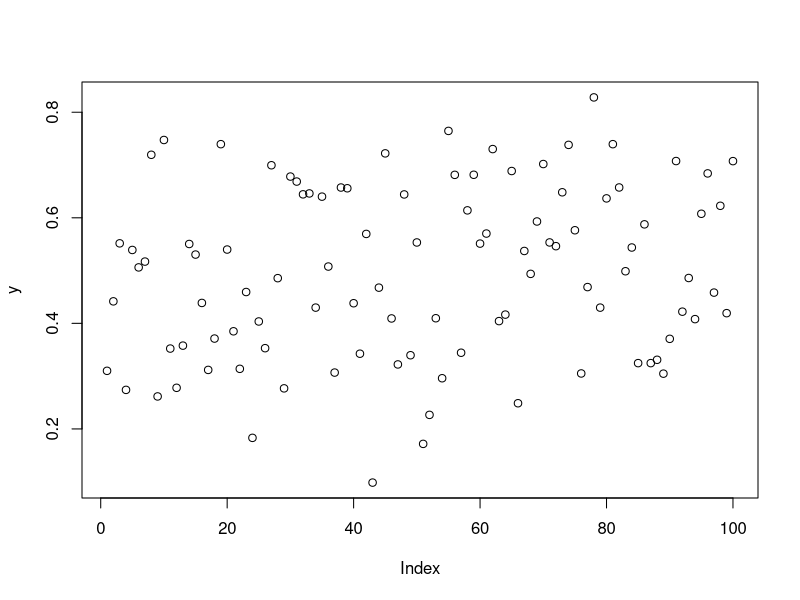

Here is the R script that generated this plot: (Note: this script raises an error after producing the figure.)
## ---- chunk 1
set.seed(3)
y <- rbeta(100, 4, 4)
## ---- chunk 2
plot(y)
## ---- chunk 3
(med <- median(y))
## ---- chunk 4
fam <- dst_beta() %>% 
	set_median(med)
## ---- chunk 5
parameters(fam)
#> alpha     median 
#>    NA  0.5071824 
## ---- chunk 6
fam %>% 
	swap_parameters(beta = alpha) %>% 
	parameters()
#> beta     median 
#>   NA  0.5071824 
## ---- chunk 7
fam %>% 
	swap_parameters(variance = alpha) %>% 
	parameters()
#> variance     median 
#>       NA  0.5071824 
## ---- chunk 8
fam %>% 
	mutate_parameters(gamma = sqrt(alpha) + 5) %>% 
	parameters()
#> gamma     median 
#>    NA  0.5071824 
## ---- chunk 9
fam %>% 
	swap_parameters(beta = median)
#> Error: median does not map directly to beta.
## ---- chunk 10
mle(y, family = fam)
## ---- chunk 11
my_dst <- fam %>% 
	set_variance(var(y))
## ---- chunk 12
parameters(my_dst)
#> variance     median 
#> ...          0.5071824 
## ---- chunk 13
swap_parameters(my_dst, alpha = variance, beta = median)
#> alpha     beta 
#> ...       ...
